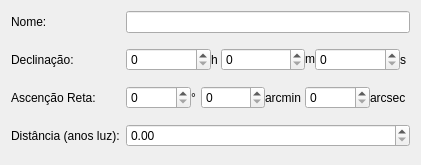
     <widget class="QWidget" name="formLayoutWidget">
      <property name="geometry">
       <rect>
        <x>30</x>
        <y>20</y>
        <width>421</width>
        <height>165</height>
       </rect>
      </property>
      <layout class="QFormLayout" name="formLayout">
       <property name="verticalSpacing">
        <number>15</number>
       </property>
       <item row="0" column="0">
        <widget class="QLabel" name="label">
         <property name="text">
          <string>Nome:</string>
         </property>
        </widget>
       </item>
       <item row="0" column="1">
        <widget class="QLineEdit" name="nomeAstro"/>
       </item>
       <item row="1" column="0">
        <widget class="QLabel" name="label_2">
         <property name="text">
          <string>Declinação:</string>
         </property>
        </widget>
       </item>
       <item row="1" column="1">
        <layout class="QHBoxLayout" name="horizontalLayout_2">
         <item>
          <widget class="QSpinBox" name="horaDec">
           <property name="maximum">
            <number>11</number>
           </property>
          </widget>
         </item>
         <item>
          <widget class="QLabel" name="label_9">
           <property name="maximumSize">
            <size>
             <width>10</width>
             <height>16777215</height>
            </size>
           </property>
           <property name="text">
            <string>h</string>
           </property>
          </widget>
         </item>
         <item>
          <widget class="QSpinBox" name="minDec">
           <property name="maximum">
            <number>59</number>
           </property>
          </widget>
         </item>
         <item>
          <widget class="QLabel" name="label_7">
           <property name="maximumSize">
            <size>
             <width>10</width>
             <height>10</height>
            </size>
           </property>
           <property name="text">
            <string>m</string>
           </property>
          </widget>
         </item>
         <item>
          <widget class="QSpinBox" name="secDec">
           <property name="maximum">
            <number>59</number>
           </property>
          </widget>
         </item>
         <item>
          <widget class="QLabel" name="label_8">
           <property name="maximumSize">
            <size>
             <width>10</width>
             <height>16777215</height>
            </size>
           </property>
           <property name="text">
            <string>s</string>
           </property>
          </widget>
         </item>
        </layout>
       </item>
       <item row="2" column="0">
        <widget class="QLabel" name="label_3">
         <property name="text">
          <string>Ascenção Reta:</string>
         </property>
        </widget>
       </item>
       <item row="2" column="1">
        <layout class="QHBoxLayout" name="horizontalLayout_3">
         <item>
          <widget class="QSpinBox" name="grauAR">
           <property name="maximum">
            <number>90</number>
           </property>
          </widget>
         </item>
         <item>
          <widget class="QLabel" name="label_10">
           <property name="maximumSize">
            <size>
             <width>10</width>
             <height>16777215</height>
            </size>
           </property>
           <property name="text">
            <string>°</string>
           </property>
          </widget>
         </item>
         <item>
          <widget class="QSpinBox" name="minAR">
           <property name="maximum">
            <number>59</number>
           </property>
          </widget>
         </item>
         <item>
          <widget class="QLabel" name="label_11">
           <property name="maximumSize">
            <size>
             <width>40</width>
             <height>100</height>
            </size>
           </property>
           <property name="text">
            <string>arcmin</string>
           </property>
          </widget>
         </item>
         <item>
          <widget class="QSpinBox" name="secAR">
           <property name="maximum">
            <number>59</number>
           </property>
          </widget>
         </item>
         <item>
          <widget class="QLabel" name="label_12">
           <property name="maximumSize">
            <size>
             <width>40</width>
             <height>16777215</height>
            </size>
           </property>
           <property name="text">
            <string>arcsec</string>
           </property>
          </widget>
         </item>
        </layout>
       </item>
       <item row="3" column="0">
        <widget class="QLabel" name="label_13">
         <property name="text">
          <string>Distância (anos luz):</string>
         </property>
        </widget>
       </item>
       <item row="3" column="1">
        <widget class="QDoubleSpinBox" name="distanciaAstro">
         <property name="maximum">
          <double>999999.000000000000000</double>
         </property>
        </widget>
       </item>
      </layout>
     </widget>
